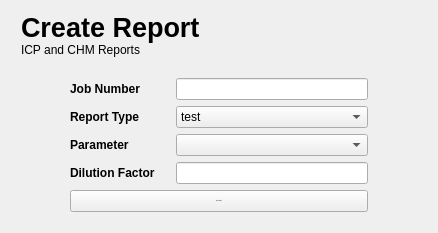
         <widget class="QWidget" name="createPage">
          <property name="styleSheet">
           <string notr="true"/>
          </property>
          <layout class="QGridLayout" name="gridLayout_2">
           <property name="leftMargin">
            <number>12</number>
           </property>
           <property name="topMargin">
            <number>12</number>
           </property>
           <property name="rightMargin">
            <number>12</number>
           </property>
           <property name="bottomMargin">
            <number>0</number>
           </property>
           <property name="horizontalSpacing">
            <number>-1</number>
           </property>
           <property name="verticalSpacing">
            <number>0</number>
           </property>
           <item row="0" column="0">
            <widget class="QWidget" name="createReportHeader" native="true">
             <property name="sizePolicy">
              <sizepolicy hsizetype="Preferred" vsizetype="MinimumExpanding">
               <horstretch>0</horstretch>
               <verstretch>0</verstretch>
              </sizepolicy>
             </property>
             <property name="maximumSize">
              <size>
               <width>16777215</width>
               <height>80</height>
              </size>
             </property>
             <property name="styleSheet">
              <string notr="true"/>
             </property>
             <layout class="QVBoxLayout" name="verticalLayout_7">
              <property name="spacing">
               <number>0</number>
              </property>
              <property name="topMargin">
               <number>0</number>
              </property>
              <property name="bottomMargin">
               <number>0</number>
              </property>
              <item>
               <widget class="QLabel" name="createReportTitle">
                <property name="font">
                 <font>
                  <pointsize>20</pointsize>
                  <weight>75</weight>
                  <bold>true</bold>
                 </font>
                </property>
                <property name="styleSheet">
                 <string notr="true"/>
                </property>
                <property name="text">
                 <string>Create Report</string>
                </property>
               </widget>
              </item>
              <item>
               <widget class="QLabel" name="createReportDesc">
                <property name="text">
                 <string>ICP and CHM Reports </string>
                </property>
               </widget>
              </item>
             </layout>
            </widget>
           </item>
           <item row="1" column="0">
            <widget class="QWidget" name="createPageBody" native="true">
             <property name="styleSheet">
              <string notr="true"/>
             </property>
             <layout class="QHBoxLayout" name="horizontalLayout_9">
              <item>
               <spacer name="horizontalSpacer_7">
                <property name="orientation">
                 <enum>Qt::Horizontal</enum>
                </property>
                <property name="sizeHint" stdset="0">
                 <size>
                  <width>40</width>
                  <height>20</height>
                 </size>
                </property>
               </spacer>
              </item>
              <item>
               <widget class="QWidget" name="createReportWidget" native="true">
                <property name="minimumSize">
                 <size>
                  <width>0</width>
                  <height>0</height>
                 </size>
                </property>
                <property name="maximumSize">
                 <size>
                  <width>350</width>
                  <height>200</height>
                 </size>
                </property>
                <property name="styleSheet">
                 <string notr="true"/>
                </property>
                <layout class="QVBoxLayout" name="verticalLayout_42">
                 <property name="topMargin">
                  <number>12</number>
                 </property>
                 <property name="bottomMargin">
                  <number>12</number>
                 </property>
                 <item>
                  <widget class="QWidget" name="widget_2" native="true">
                   <property name="minimumSize">
                    <size>
                     <width>0</width>
                     <height>0</height>
                    </size>
                   </property>
                   <property name="maximumSize">
                    <size>
                     <width>16777215</width>
                     <height>30</height>
                    </size>
                   </property>
                   <layout class="QHBoxLayout" name="horizontalLayout_41">
                    <property name="leftMargin">
                     <number>0</number>
                    </property>
                    <property name="topMargin">
                     <number>0</number>
                    </property>
                    <property name="rightMargin">
                     <number>0</number>
                    </property>
                    <property name="bottomMargin">
                     <number>0</number>
                    </property>
                    <item>
                     <widget class="QLabel" name="jobNumLabel">
                      <property name="minimumSize">
                       <size>
                        <width>100</width>
                        <height>0</height>
                       </size>
                      </property>
                      <property name="maximumSize">
                       <size>
                        <width>100</width>
                        <height>16777215</height>
                       </size>
                      </property>
                      <property name="font">
                       <font>
                        <weight>75</weight>
                        <bold>true</bold>
                       </font>
                      </property>
                      <property name="text">
                       <string>Job Number</string>
                      </property>
                     </widget>
                    </item>
                    <item>
                     <widget class="QLineEdit" name="jobNumInput"/>
                    </item>
                   </layout>
                  </widget>
                 </item>
                 <item>
                  <widget class="QWidget" name="widget_4" native="true">
                   <property name="minimumSize">
                    <size>
                     <width>0</width>
                     <height>0</height>
                    </size>
                   </property>
                   <property name="maximumSize">
                    <size>
                     <width>16777215</width>
                     <height>30</height>
                    </size>
                   </property>
                   <layout class="QHBoxLayout" name="horizontalLayout_42">
                    <property name="leftMargin">
                     <number>0</number>
                    </property>
                    <property name="topMargin">
                     <number>0</number>
                    </property>
                    <property name="rightMargin">
                     <number>0</number>
                    </property>
                    <property name="bottomMargin">
                     <number>0</number>
                    </property>
                    <item>
                     <widget class="QLabel" name="reportTypeLabel">
                      <property name="minimumSize">
                       <size>
                        <width>100</width>
                        <height>0</height>
                       </size>
                      </property>
                      <property name="maximumSize">
                       <size>
                        <width>100</width>
                        <height>16777215</height>
                       </size>
                      </property>
                      <property name="font">
                       <font>
                        <weight>75</weight>
                        <bold>true</bold>
                       </font>
                      </property>
                      <property name="text">
                       <string>Report Type</string>
                      </property>
                     </widget>
                    </item>
                    <item>
                     <widget class="QComboBox" name="reportType">
                      <property name="sizePolicy">
                       <sizepolicy hsizetype="Preferred" vsizetype="Fixed">
                        <horstretch>0</horstretch>
                        <verstretch>0</verstretch>
                       </sizepolicy>
                      </property>
                      <property name="minimumSize">
                       <size>
                        <width>0</width>
                        <height>0</height>
                       </size>
                      </property>
                      <property name="maximumSize">
                       <size>
                        <width>16777215</width>
                        <height>16777215</height>
                       </size>
                      </property>
                      <item>
                       <property name="text">
                        <string>test</string>
                       </property>
                      </item>
                      <item>
                       <property name="text">
                        <string>test2</string>
                       </property>
                      </item>
                     </widget>
                    </item>
                   </layout>
                  </widget>
                 </item>
                 <item>
                  <widget class="QWidget" name="widget_6" native="true">
                   <property name="minimumSize">
                    <size>
                     <width>0</width>
                     <height>0</height>
                    </size>
                   </property>
                   <property name="maximumSize">
                    <size>
                     <width>16777215</width>
                     <height>30</height>
                    </size>
                   </property>
                   <layout class="QHBoxLayout" name="horizontalLayout_43">
                    <property name="leftMargin">
                     <number>0</number>
                    </property>
                    <property name="topMargin">
                     <number>0</number>
                    </property>
                    <property name="rightMargin">
                     <number>0</number>
                    </property>
                    <property name="bottomMargin">
                     <number>0</number>
                    </property>
                    <item>
                     <widget class="QLabel" name="ParamLabel">
                      <property name="minimumSize">
                       <size>
                        <width>100</width>
                        <height>0</height>
                       </size>
                      </property>
                      <property name="maximumSize">
                       <size>
                        <width>100</width>
                        <height>16777215</height>
                       </size>
                      </property>
                      <property name="font">
                       <font>
                        <weight>75</weight>
                        <bold>true</bold>
                       </font>
                      </property>
                      <property name="text">
                       <string>Parameter</string>
                      </property>
                     </widget>
                    </item>
                    <item>
                     <widget class="QComboBox" name="paramType">
                      <property name="minimumSize">
                       <size>
                        <width>0</width>
                        <height>0</height>
                       </size>
                      </property>
                      <property name="maximumSize">
                       <size>
                        <width>16777215</width>
                        <height>16777215</height>
                       </size>
                      </property>
                     </widget>
                    </item>
                   </layout>
                  </widget>
                 </item>
                 <item>
                  <widget class="QWidget" name="widget_7" native="true">
                   <property name="minimumSize">
                    <size>
                     <width>0</width>
                     <height>0</height>
                    </size>
                   </property>
                   <property name="maximumSize">
                    <size>
                     <width>16777215</width>
                     <height>30</height>
                    </size>
                   </property>
                   <layout class="QHBoxLayout" name="horizontalLayout_44">
                    <property name="leftMargin">
                     <number>0</number>
                    </property>
                    <property name="topMargin">
                     <number>0</number>
                    </property>
                    <property name="rightMargin">
                     <number>0</number>
                    </property>
                    <property name="bottomMargin">
                     <number>0</number>
                    </property>
                    <item>
                     <widget class="QLabel" name="label">
                      <property name="minimumSize">
                       <size>
                        <width>100</width>
                        <height>0</height>
                       </size>
                      </property>
                      <property name="maximumSize">
                       <size>
                        <width>100</width>
                        <height>16777215</height>
                       </size>
                      </property>
                      <property name="font">
                       <font>
                        <weight>75</weight>
                        <bold>true</bold>
                       </font>
                      </property>
                      <property name="text">
                       <string>Dilution Factor</string>
                      </property>
                     </widget>
                    </item>
                    <item>
                     <widget class="QLineEdit" name="dilutionInput">
                      <property name="minimumSize">
                       <size>
                        <width>192</width>
                        <height>0</height>
                       </size>
                      </property>
                      <property name="maximumSize">
                       <size>
                        <width>16777215</width>
                        <height>16777215</height>
                       </size>
                      </property>
                     </widget>
                    </item>
                   </layout>
                  </widget>
                 </item>
                 <item>
                  <widget class="QPushButton" name="NextSection">
                   <property name="minimumSize">
                    <size>
                     <width>102</width>
                     <height>22</height>
                    </size>
                   </property>
                   <property name="maximumSize">
                    <size>
                     <width>16777215</width>
                     <height>16777215</height>
                    </size>
                   </property>
                   <property name="font">
                    <font>
                     <pointsize>-1</pointsize>
                    </font>
                   </property>
                   <property name="mouseTracking">
                    <bool>false</bool>
                   </property>
                   <property name="text">
                    <string>Next Section</string>
                   </property>
                  </widget>
                 </item>
                </layout>
               </widget>
              </item>
              <item>
               <spacer name="horizontalSpacer_8">
                <property name="orientation">
                 <enum>Qt::Horizontal</enum>
                </property>
                <property name="sizeHint" stdset="0">
                 <size>
                  <width>40</width>
                  <height>20</height>
                 </size>
                </property>
               </spacer>
              </item>
             </layout>
            </widget>
           </item>
          </layout>
         </widget>
